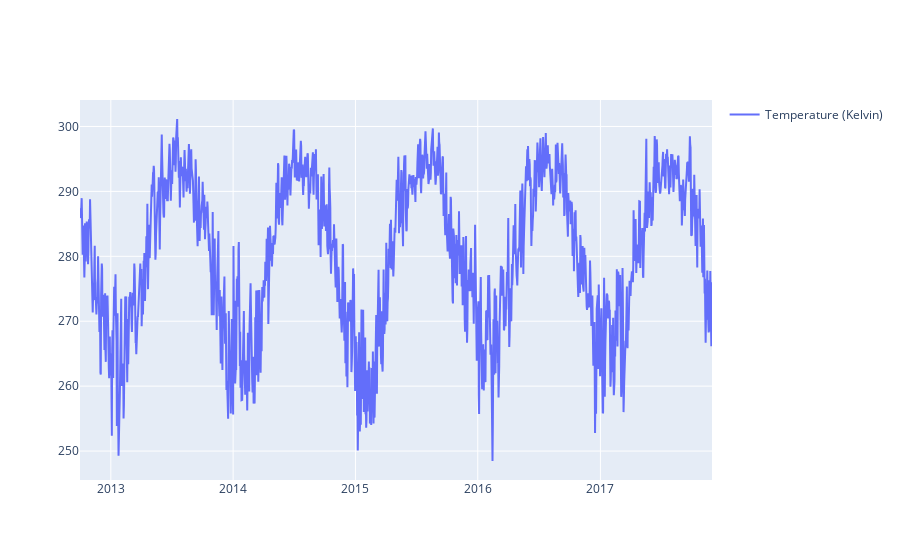

This figure's notebook cell:
### Code cell
import plotly.graph_objects as go
fig = go.Figure()
fig.add_trace(go.Scatter(x=df2['Date'], y=df2['Temperature'], name='Temperature (Kelvin)'))
fig.update_layout(showlegend=True)
fig.show()

### Figure 1 — Plotly figure (JSON) as saved in the notebook; plotly's stock layout.template omitted (floating-point values rounded to 4 significant figures; data arrays with more than 128 entries replaced by an {"elided": "..."} marker saying what was removed)
{"data": [{"name": "Temperature (Kelvin)", "type": "scatter", "x": {"elided": "1887 str values"}, "y": {"elided": "1887 float values"}}], "layout": {"showlegend": true}}
